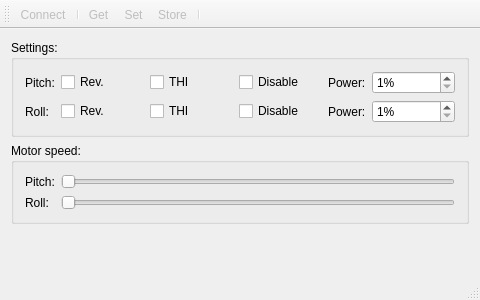
<?xml version="1.0" encoding="UTF-8"?>
<ui version="4.0">
 <class>MainWindow</class>
 <widget class="QMainWindow" name="MainWindow">
  <property name="geometry">
   <rect>
    <x>0</x>
    <y>0</y>
    <width>480</width>
    <height>300</height>
   </rect>
  </property>
  <property name="minimumSize">
   <size>
    <width>480</width>
    <height>300</height>
   </size>
  </property>
  <property name="windowTitle">
   <string>MainWindow</string>
  </property>
  <widget class="QWidget" name="centralWidget">
   <layout class="QVBoxLayout" name="verticalLayout">
    <item>
     <widget class="QGroupBox" name="groupBox_2">
      <property name="title">
       <string>Settings:</string>
      </property>
      <layout class="QGridLayout" name="gridLayout">
       <item row="0" column="3">
        <widget class="QCheckBox" name="checkDisablePitch">
         <property name="text">
          <string>Disable</string>
         </property>
        </widget>
       </item>
       <item row="1" column="5">
        <widget class="QSpinBox" name="spinPowerRoll">
         <property name="suffix">
          <string>%</string>
         </property>
         <property name="minimum">
          <number>1</number>
         </property>
         <property name="maximum">
          <number>100</number>
         </property>
        </widget>
       </item>
       <item row="1" column="2">
        <widget class="QCheckBox" name="checkTHIRoll">
         <property name="text">
          <string>THI</string>
         </property>
        </widget>
       </item>
       <item row="1" column="0">
        <widget class="QLabel" name="labelRoll">
         <property name="sizePolicy">
          <sizepolicy hsizetype="Fixed" vsizetype="Preferred">
           <horstretch>0</horstretch>
           <verstretch>0</verstretch>
          </sizepolicy>
         </property>
         <property name="text">
          <string>Roll:</string>
         </property>
        </widget>
       </item>
       <item row="0" column="2">
        <widget class="QCheckBox" name="checkTHIPitch">
         <property name="text">
          <string>THI</string>
         </property>
        </widget>
       </item>
       <item row="0" column="5">
        <widget class="QSpinBox" name="spinPowerPitch">
         <property name="suffix">
          <string>%</string>
         </property>
         <property name="minimum">
          <number>1</number>
         </property>
         <property name="maximum">
          <number>100</number>
         </property>
        </widget>
       </item>
       <item row="0" column="1">
        <widget class="QCheckBox" name="checkRevPitch">
         <property name="text">
          <string>Rev.</string>
         </property>
        </widget>
       </item>
       <item row="1" column="3">
        <widget class="QCheckBox" name="checkDisableRoll">
         <property name="text">
          <string>Disable</string>
         </property>
        </widget>
       </item>
       <item row="1" column="1">
        <widget class="QCheckBox" name="checkRevRoll">
         <property name="text">
          <string>Rev.</string>
         </property>
        </widget>
       </item>
       <item row="0" column="0">
        <widget class="QLabel" name="labelPitch">
         <property name="sizePolicy">
          <sizepolicy hsizetype="Fixed" vsizetype="Preferred">
           <horstretch>0</horstretch>
           <verstretch>0</verstretch>
          </sizepolicy>
         </property>
         <property name="text">
          <string>Pitch:</string>
         </property>
        </widget>
       </item>
       <item row="0" column="4">
        <widget class="QLabel" name="labelPowerPitch">
         <property name="sizePolicy">
          <sizepolicy hsizetype="Fixed" vsizetype="Preferred">
           <horstretch>0</horstretch>
           <verstretch>0</verstretch>
          </sizepolicy>
         </property>
         <property name="text">
          <string>Power:</string>
         </property>
        </widget>
       </item>
       <item row="1" column="4">
        <widget class="QLabel" name="labelPowerRoll">
         <property name="sizePolicy">
          <sizepolicy hsizetype="Fixed" vsizetype="Preferred">
           <horstretch>0</horstretch>
           <verstretch>0</verstretch>
          </sizepolicy>
         </property>
         <property name="text">
          <string>Power:</string>
         </property>
        </widget>
       </item>
      </layout>
     </widget>
    </item>
    <item>
     <widget class="QGroupBox" name="groupBox">
      <property name="title">
       <string>Motor speed:</string>
      </property>
      <layout class="QGridLayout" name="gridLayout_2">
       <item row="0" column="0">
        <widget class="QLabel" name="labelPitch2">
         <property name="sizePolicy">
          <sizepolicy hsizetype="Fixed" vsizetype="Preferred">
           <horstretch>0</horstretch>
           <verstretch>0</verstretch>
          </sizepolicy>
         </property>
         <property name="text">
          <string>Pitch:</string>
         </property>
        </widget>
       </item>
       <item row="2" column="0">
        <widget class="QLabel" name="labelRoll2">
         <property name="sizePolicy">
          <sizepolicy hsizetype="Fixed" vsizetype="Preferred">
           <horstretch>0</horstretch>
           <verstretch>0</verstretch>
          </sizepolicy>
         </property>
         <property name="text">
          <string>Roll:</string>
         </property>
        </widget>
       </item>
       <item row="2" column="1">
        <widget class="QSlider" name="sliderSpeedRoll">
         <property name="enabled">
          <bool>false</bool>
         </property>
         <property name="maximum">
          <number>1280</number>
         </property>
         <property name="orientation">
          <enum>Qt::Horizontal</enum>
         </property>
        </widget>
       </item>
       <item row="0" column="1">
        <widget class="QSlider" name="sliderSpeedPitch">
         <property name="enabled">
          <bool>false</bool>
         </property>
         <property name="maximum">
          <number>1280</number>
         </property>
         <property name="orientation">
          <enum>Qt::Horizontal</enum>
         </property>
        </widget>
       </item>
      </layout>
     </widget>
    </item>
    <item>
     <spacer name="verticalSpacer">
      <property name="orientation">
       <enum>Qt::Vertical</enum>
      </property>
      <property name="sizeHint" stdset="0">
       <size>
        <width>20</width>
        <height>40</height>
       </size>
      </property>
     </spacer>
    </item>
   </layout>
  </widget>
  <widget class="QMenuBar" name="menuBar">
   <property name="geometry">
    <rect>
     <x>0</x>
     <y>0</y>
     <width>480</width>
     <height>21</height>
    </rect>
   </property>
  </widget>
  <widget class="QToolBar" name="mainToolBar">
   <property name="enabled">
    <bool>true</bool>
   </property>
   <attribute name="toolBarArea">
    <enum>TopToolBarArea</enum>
   </attribute>
   <attribute name="toolBarBreak">
    <bool>false</bool>
   </attribute>
   <addaction name="actionConnect"/>
   <addaction name="separator"/>
   <addaction name="actionGet"/>
   <addaction name="actionSet"/>
   <addaction name="actionStore"/>
   <addaction name="separator"/>
  </widget>
  <widget class="QStatusBar" name="statusBar"/>
  <action name="actionConnect">
   <property name="enabled">
    <bool>false</bool>
   </property>
   <property name="text">
    <string>Connect</string>
   </property>
  </action>
  <action name="actionGet">
   <property name="enabled">
    <bool>false</bool>
   </property>
   <property name="text">
    <string>Get</string>
   </property>
   <property name="toolTip">
    <string>Read data</string>
   </property>
  </action>
  <action name="actionSet">
   <property name="enabled">
    <bool>false</bool>
   </property>
   <property name="text">
    <string>Set</string>
   </property>
   <property name="toolTip">
    <string>Update data</string>
   </property>
  </action>
  <action name="actionStore">
   <property name="enabled">
    <bool>false</bool>
   </property>
   <property name="text">
    <string>Store</string>
   </property>
   <property name="toolTip">
    <string>Write to flash</string>
   </property>
  </action>
 </widget>
 <layoutdefault spacing="6" margin="11"/>
 <tabstops>
  <tabstop>checkRevPitch</tabstop>
  <tabstop>checkTHIPitch</tabstop>
  <tabstop>checkDisablePitch</tabstop>
  <tabstop>spinPowerPitch</tabstop>
  <tabstop>checkRevRoll</tabstop>
  <tabstop>checkTHIRoll</tabstop>
  <tabstop>checkDisableRoll</tabstop>
  <tabstop>spinPowerRoll</tabstop>
  <tabstop>sliderSpeedPitch</tabstop>
  <tabstop>sliderSpeedRoll</tabstop>
 </tabstops>
 <resources/>
 <connections/>
</ui>
